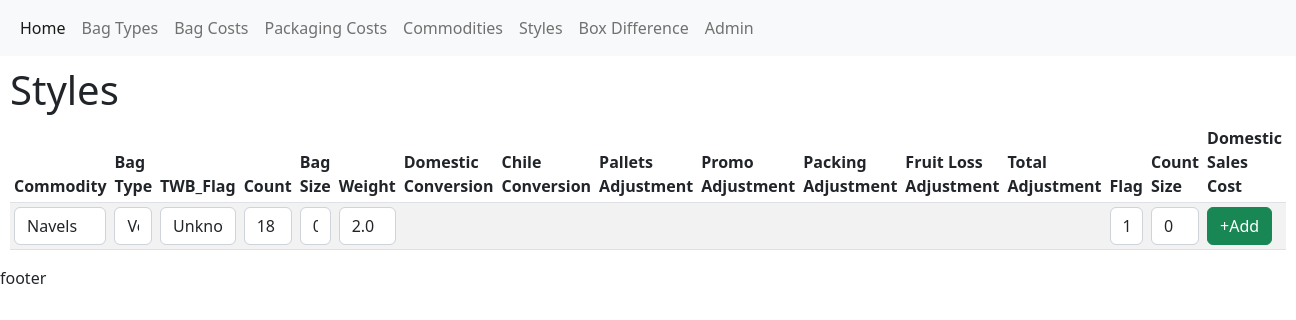
The app's page /updateStlye/9d24a127896241b8aae5284208d5d3c6 with its own data.
### charge/models.py (models this page shows, shortened)
class Styles(models.Model):
    id = models.UUIDField(primary_key=True, default=uuid.uuid4, unique=True, editable=False)
    commodity = models.ForeignKey(Commodities, on_delete=models.CASCADE, default=1)
    bagType = models.ForeignKey(BagType, on_delete=models.CASCADE, default=1)
    referring_bagCost = models.ForeignKey(BagCost, on_delete=models.CASCADE, default=1, db_constraint=False)
    twb_flag = models.BooleanField(null=True)
    count = models.IntegerField(null=False, default=0)
    bagSize = models.IntegerField(null=False, default=0)
    weight = models.FloatField(null=False, default=0)
    flag = models.IntegerField(null=False, default=0)
    countSize = models.CharField(max_length=200)
    domesticSalesCost = models.IntegerField(null=False, default=0)
    chileanSalesCost = models.FloatField(null=False, default=0)

class BagType(models.Model):
    id = models.UUIDField(primary_key=True, default=uuid.uuid4, unique=True, editable=False)
    bagType = models.CharField(max_length=50, null=True)
    description = models.TextField(null=True)
    miscCharges = models.FloatField(default=0, null=False)
    def __str__(self) -> str:
        return self.bagType

### charge/views.py (the view)
# urls.py: path('updateStlye/<pk>', views.updateStyle, name="update-style"),
def updateStyle(request, pk):
    entry = Styles.objects.get(id=pk)
    form = StylesForm(instance=entry)
    if request.method == 'POST':
        form = StylesForm(request.POST, instance=entry)
        if form.is_valid:
            form.save()
            return redirect('styles')
    ctx = {'form': form}
    return render(request, 'charge/stylesForm.html', ctx)

### charge/forms.py
class StylesForm(ModelForm):
    class Meta:
        model = Styles
        fields = ['commodity', 'bagType', 'twb_flag', 'count', 'bagSize', 'weight', 'flag', 'countSize']
        widgets = {
            'count': forms.TextInput(attrs={'class': 'form-control'}),
            'bagSize': forms.TextInput(attrs={'class': 'form-control'}),
            'weight': forms.TextInput(attrs={'class': 'form-control'}),
            'flag': forms.TextInput(attrs={'class': 'form-control'}),
            'countSize': forms.TextInput(attrs={'class': 'form-control'}),
        }

### charge/models.py (called while the page is built)
    def __str__(self) -> str:
        return self.description

### charge/templates/charge/stylesForm.html (shortened to what this page needs)
{% extends 'main.html'%}
{% load widget_tweaks %}
{% block content %}
<h1>Styles</h1>
<table class="table table-sm table-striped">
    <thead>
        <tr>
            <th>Commodity</th>
            <th>Bag Type</th>
            <th>TWB_Flag</th>
            <th>Count</th>
            <th>Bag Size</th>
            <th>Weight</th>
            <th>Domestic Conversion</th>
            <th>Chile Conversion</th>
            <th>Pallets Adjustment</th>
            <th>Promo Adjustment</th>
            <th>Packing Adjustment</th>
            <th>Fruit Loss Adjustment</th>
            <th>Total Adjustment</th>
            <th>Flag</th>
            <th>Count Size</th>
            <th>Domestic Sales Cost</th>
        </tr>
    </thead>
    <tr>
        <form action="" method="POST">
            <td>{% render_field form.commodity class="form-control" name="commodity" %}</td>
            <td>{% render_field form.bagType class="form-control" name="boxType" %}</td>
            <td>{% render_field form.twb_flag class="form-control" name="twb_flag" %}</td>
            <td>{{ form.count }}</td>
            <td>{{ form.bagSize }}</td>
            <td>{{ form.weight }}</td>
            <td></td>
            <td></td>
            <td></td>
            <td></td>
            <td></td>
            <td></td>
            <td></td>
            <td>{{ form.flag }}</td>
            <td>{{ form.countSize }}</td>
            <td><button class="btn btn-success">+Add</button></td>
        </form>
    </tr>
</table>
{% endblock %}

### records on screen
Styles: commodity "Navels", twb_flag "Unknown", count "18", bagSize "0", weight "2.0", flag "1", countSize "0"
BagType: bagType "Vexar"
